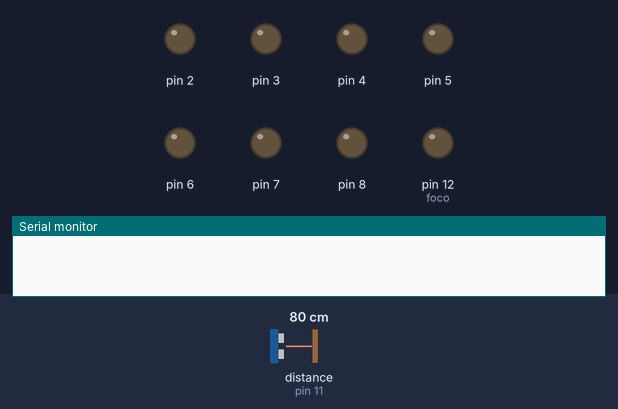
Recording of a sketch running on a simulated Arduino Uno, built with avr-gcc and run on an emulated ATmega328P. On the bench: output pins drawn as LEDs (lit = HIGH), the last lines printed to the serial monitor. Wiring (inferred from the names in the program): ultrasonic range finder: trigger pin 9; echo pin 11. Dashed ring = blinking. The inputs (shaded band) are chosen by the test bench; at power-on: distance to the obstacle (sensor on pin 11) 80 cm. The echo pulse lasts 58.3 µs per cm; pins used as bus, display or sensor lines are not drawn.

Above: at 1.4 s.
1.5 s: distance to the obstacle (sensor on pin 11) set to 13 cm
3.6 s: distance to the obstacle (sensor on pin 11) set to 10 cm
At 5.1 s:
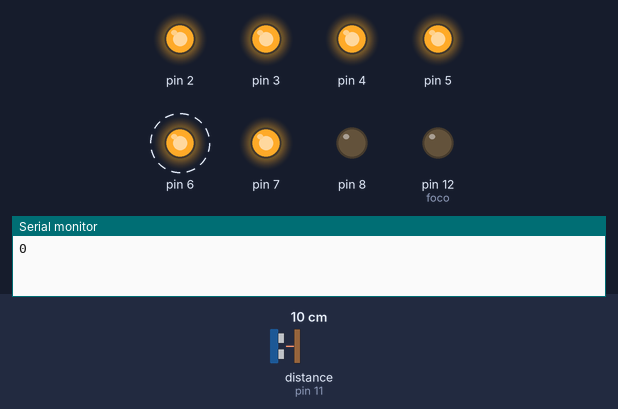
6.8 s: distance to the obstacle (sensor on pin 11) set to 8 cm
10.0 s: distance to the obstacle (sensor on pin 11) set to 5 cm
At 10.7 s:
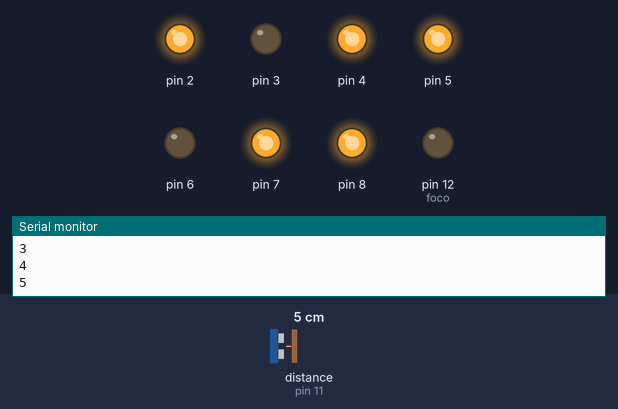
11.5 s: distance to the obstacle (sensor on pin 11) set to 9 cm
At 13.3 s:
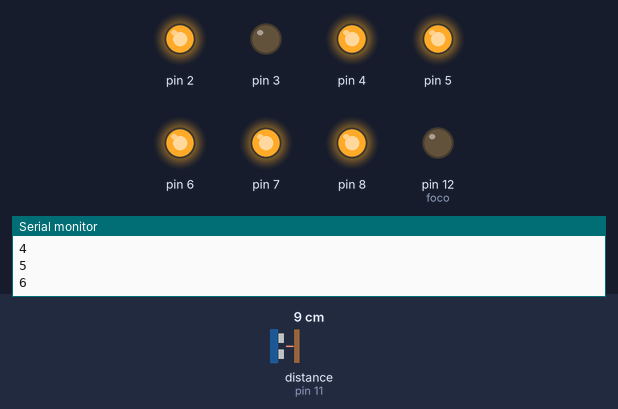
14.7 s: distance to the obstacle (sensor on pin 11) set to 2 cm
At 16.3 s:
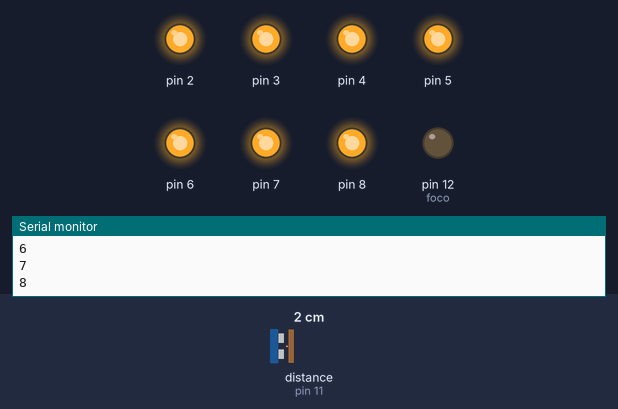
Timing chart, 0 to 17.3 s (numbered marks = the images above; inputs shaded):
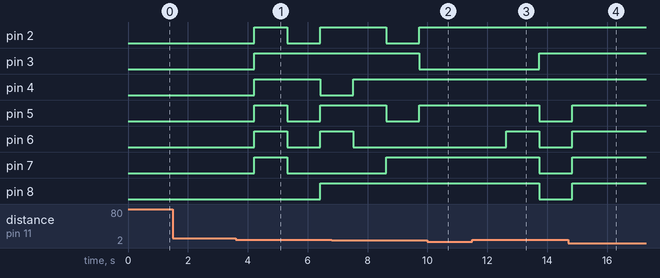

Measured:
- the behaviour switches between 12 and 11 cm on distance to the obstacle (sensor on pin 11) (found by bisection; images 0 and 1)
- the behaviour switches between 7 and 6 cm on distance to the obstacle (sensor on pin 11) (found by bisection; images 1 and 2)
- after the input at 1.5 s, every drawn part: stays the same
- after the input at 3.6 s, pin 2, pin 5, pin 6: LOW → HIGH after 0.62 s, → LOW 1.1 s later, → HIGH 1.1 s later; pin 3: LOW → HIGH after 0.62 s; pin 4: LOW → HIGH after 0.62 s, → LOW 2.2 s later; pin 7: LOW → HIGH after 0.62 s, → LOW 1.1 s later; pin 8: LOW → HIGH after 2.8 s
- after the input at 10.0 s, pin 6: stays LOW (without the input it goes to HIGH after 0.83 s)
- after the input at 11.5 s, pin 3: LOW → HIGH after 2.2 s; pin 5, pin 7, pin 8: HIGH → LOW after 2.2 s; pin 6: LOW → HIGH after 1.1 s, → LOW 1.1 s later
- after the input at 14.7 s, pin 5, pin 6: goes on until 14.8 s, then stays HIGH; pin 12 (foco): stays LOW (without the input it goes to HIGH after 2.3 s)

The sketch:

PRACTICA_4.ino
```cpp
/*
   Fundacion Kinal
   Centro educativo tecnico laboral Kinal
   Quinto perito
   Quinto electronica
   Codigo Tecnico: EB5AM
   Curso: Taller de electronica digital y reparacion de computadoras I
   Proyecto: CONTADOR CON SUPERSONICO
   Dev: Ricardo Estrada
*/
#define trigger 9 //PIN digital 10 para el triggerGER
#define echo 11 //PIN digital 11 para el echo
#define foco 12
long d; //Variable de distancia en cm
int gente = -1;

void setup() {
  Serial.begin(9600);
  for(int i = 2; i <=8; i++){
    pinMode(i,OUTPUT);
  }
  pinMode(trigger, OUTPUT);
  pinMode(echo, INPUT);
  pinMode(foco, OUTPUT);
  digitalWrite(trigger, LOW);
}
void loop(){
  Medicion();
  personas_maximas();
}
int Medicion(){
  long t;
  digitalWrite(trigger, HIGH);
  delayMicroseconds(10);
  digitalWrite(trigger, LOW);
  t = pulseIn(echo, HIGH);
  d = t/58;
  delay(600);
  return d;
}
void personas_maximas(){
  if(d >= 6 && d <=10){
    gente = gente + 1;
    Serial.println(gente);
        switch(gente){
        case 0:
        digitalWrite(foco, LOW);
      digitalWrite(2, HIGH);
    digitalWrite(3, HIGH);
    digitalWrite(4, HIGH);
    digitalWrite(5, HIGH);
    digitalWrite(6, HIGH);
    digitalWrite(7, HIGH);
    digitalWrite(8, LOW);
    delay(500);

      break;
    case 1:
    digitalWrite(foco, LOW);
      digitalWrite(2, LOW);
    digitalWrite(3, HIGH);
    digitalWrite(4, HIGH);
    digitalWrite(5, LOW);
    digitalWrite(6, LOW);
    digitalWrite(7, LOW);
    digitalWrite(8, LOW);
    delay(500);
    break;
    case 2:
    digitalWrite(foco, LOW);
      digitalWrite(2, HIGH);
    digitalWrite(3, HIGH);
    digitalWrite(4, LOW);
    digitalWrite(5, HIGH);
    digitalWrite(6, HIGH);
    digitalWrite(7, LOW);
    digitalWrite(8, HIGH);
      delay(500);
      break;
    case 3:
    digitalWrite(foco, LOW);
     digitalWrite(2, HIGH);
    digitalWrite(3, HIGH);
    digitalWrite(4, HIGH);
    digitalWrite(5, HIGH);
    digitalWrite(6, LOW);
    digitalWrite(7, LOW);
    digitalWrite(8, HIGH);
  delay(500);
  break;
    case 4:
    digitalWrite(foco, LOW);
      digitalWrite(2, LOW);
    digitalWrite(3, HIGH);
    digitalWrite(4, HIGH);
    digitalWrite(5, LOW);
    digitalWrite(6, LOW);
    digitalWrite(7, HIGH);
    digitalWrite(8, HIGH);
     delay(500);
     break;
    case 5:

    digitalWrite(foco, LOW);
      digitalWrite(2, HIGH);
    digitalWrite(3, LOW);
    digitalWrite(4, HIGH);
    digitalWrite(5, HIGH);
    digitalWrite(6, LOW);
    digitalWrite(7, HIGH);
    digitalWrite(8, HIGH);
    delay(500);
     break;
    case 6:
    digitalWrite(foco, LOW);
      digitalWrite(2, HIGH);
    digitalWrite(3, LOW);
    digitalWrite(4, HIGH);
    digitalWrite(5, HIGH);
    digitalWrite(6, HIGH);
    digitalWrite(7, HIGH);
    digitalWrite(8, HIGH);
    delay(500);
    break;
    case 7:
    digitalWrite(foco, LOW);
      digitalWrite(2, HIGH);
    digitalWrite(3, HIGH);
    digitalWrite(4, HIGH);
    digitalWrite(5, LOW);
    digitalWrite(6, LOW);
    digitalWrite(7, LOW);
    digitalWrite(8, LOW);
    delay(500);
    break;
    case 8:

    digitalWrite(foco, LOW);
      digitalWrite(2, HIGH);
    digitalWrite(3, HIGH);
    digitalWrite(4, HIGH);
    digitalWrite(5, HIGH);
    digitalWrite(6, HIGH);
    digitalWrite(7, HIGH);
    digitalWrite(8, HIGH);
    delay(500);
    break;

    case 9:
    digitalWrite(foco, LOW);
      digitalWrite(2, HIGH);
    digitalWrite(3, HIGH);
    digitalWrite(4, HIGH);
    digitalWrite(5, LOW);
    digitalWrite(6, LOW);
    digitalWrite(7, HIGH);
    digitalWrite(8, HIGH);
    delay(500);
    break;
    case 10:
    Serial.println("Cantidad de personas maxima alcanzada");
    digitalWrite(foco, HIGH);
    delay(500);
    delay(500);
    gente = -1;
    break;
        }
}
}
```
